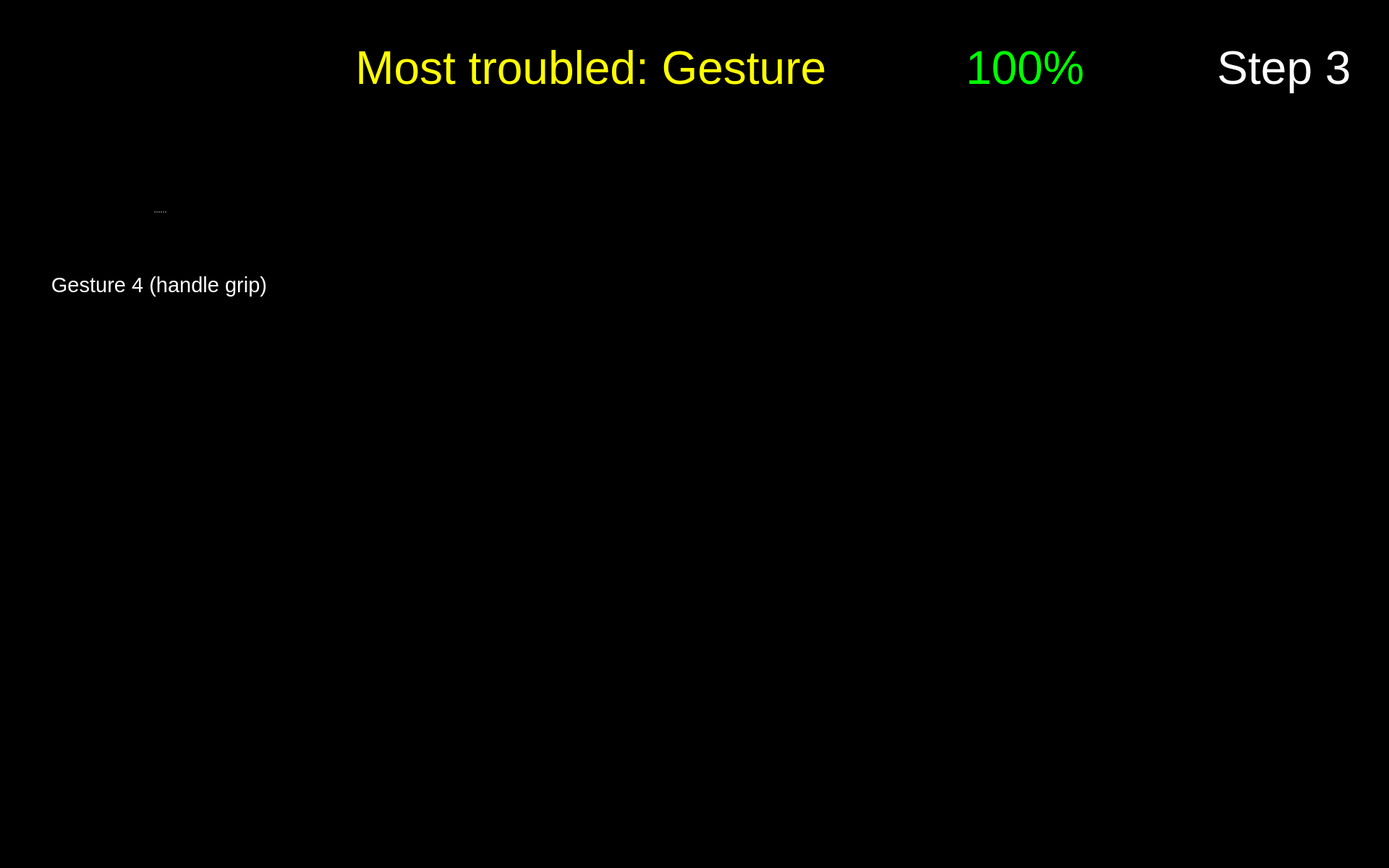
<?xml version="1.0" encoding="UTF-8"?>
<ui version="4.0">
 <class>Form</class>
 <widget class="QWidget" name="Form">
  <property name="geometry">
   <rect>
    <x>0</x>
    <y>0</y>
    <width>1920</width>
    <height>1200</height>
   </rect>
  </property>
  <property name="maximumSize">
   <size>
    <width>1920</width>
    <height>1200</height>
   </size>
  </property>
  <property name="windowTitle">
   <string>Form</string>
  </property>
  <property name="styleSheet">
   <string notr="true">background-color: rgb(0, 0, 0);</string>
  </property>
  <widget class="QPushButton" name="button_nav_left">
   <property name="enabled">
    <bool>true</bool>
   </property>
   <property name="geometry">
    <rect>
     <x>800</x>
     <y>560</y>
     <width>150</width>
     <height>150</height>
    </rect>
   </property>
   <property name="minimumSize">
    <size>
     <width>81</width>
     <height>81</height>
    </size>
   </property>
   <property name="maximumSize">
    <size>
     <width>150</width>
     <height>150</height>
    </size>
   </property>
   <property name="cursor">
    <cursorShape>OpenHandCursor</cursorShape>
   </property>
   <property name="focusPolicy">
    <enum>Qt::WheelFocus</enum>
   </property>
   <property name="contextMenuPolicy">
    <enum>Qt::DefaultContextMenu</enum>
   </property>
   <property name="layoutDirection">
    <enum>Qt::LeftToRight</enum>
   </property>
   <property name="autoFillBackground">
    <bool>false</bool>
   </property>
   <property name="styleSheet">
    <string notr="true"/>
   </property>
   <property name="icon">
    <iconset resource="resources/res.qrc">
     <normaloff>:/buttons/Button Left.svg</normaloff>:/buttons/Button Left.svg</iconset>
   </property>
   <property name="iconSize">
    <size>
     <width>144</width>
     <height>144</height>
    </size>
   </property>
   <property name="autoDefault">
    <bool>false</bool>
   </property>
   <property name="default">
    <bool>false</bool>
   </property>
   <property name="flat">
    <bool>true</bool>
   </property>
  </widget>
  <widget class="QPushButton" name="button_nav_right">
   <property name="enabled">
    <bool>true</bool>
   </property>
   <property name="geometry">
    <rect>
     <x>960</x>
     <y>560</y>
     <width>150</width>
     <height>150</height>
    </rect>
   </property>
   <property name="minimumSize">
    <size>
     <width>81</width>
     <height>81</height>
    </size>
   </property>
   <property name="maximumSize">
    <size>
     <width>150</width>
     <height>150</height>
    </size>
   </property>
   <property name="cursor">
    <cursorShape>OpenHandCursor</cursorShape>
   </property>
   <property name="focusPolicy">
    <enum>Qt::WheelFocus</enum>
   </property>
   <property name="contextMenuPolicy">
    <enum>Qt::DefaultContextMenu</enum>
   </property>
   <property name="layoutDirection">
    <enum>Qt::LeftToRight</enum>
   </property>
   <property name="autoFillBackground">
    <bool>false</bool>
   </property>
   <property name="styleSheet">
    <string notr="true"/>
   </property>
   <property name="icon">
    <iconset resource="resources/res.qrc">
     <normaloff>:/buttons/Button Right.svg</normaloff>:/buttons/Button Right.svg</iconset>
   </property>
   <property name="iconSize">
    <size>
     <width>144</width>
     <height>144</height>
    </size>
   </property>
   <property name="autoDefault">
    <bool>false</bool>
   </property>
   <property name="default">
    <bool>false</bool>
   </property>
   <property name="flat">
    <bool>true</bool>
   </property>
  </widget>
  <widget class="QWidget" name="widget_score" native="true">
   <property name="geometry">
    <rect>
     <x>1180</x>
     <y>20</y>
     <width>450</width>
     <height>150</height>
    </rect>
   </property>
   <widget class="QWidget" name="horizontalLayoutWidget_2">
    <property name="geometry">
     <rect>
      <x>-1</x>
      <y>-1</y>
      <width>451</width>
      <height>152</height>
     </rect>
    </property>
    <layout class="QHBoxLayout" name="horizontalLayout_2">
     <item>
      <widget class="QLabel" name="score_flag">
       <property name="enabled">
        <bool>true</bool>
       </property>
       <property name="sizePolicy">
        <sizepolicy hsizetype="Preferred" vsizetype="Preferred">
         <horstretch>0</horstretch>
         <verstretch>0</verstretch>
        </sizepolicy>
       </property>
       <property name="maximumSize">
        <size>
         <width>150</width>
         <height>150</height>
        </size>
       </property>
       <property name="text">
        <string/>
       </property>
       <property name="pixmap">
        <pixmap resource="resources/res.qrc">:/img/Score Flag.svg</pixmap>
       </property>
      </widget>
     </item>
     <item>
      <widget class="QLabel" name="label_text_score">
       <property name="font">
        <font>
         <pointsize>48</pointsize>
        </font>
       </property>
       <property name="styleSheet">
        <string notr="true">color: rgb(0, 255, 0);</string>
       </property>
       <property name="text">
        <string>&lt;html&gt;&lt;head/&gt;&lt;body&gt;&lt;p&gt;&lt;span style=&quot; color:#00ff00;&quot;&gt;100%&lt;/span&gt;&lt;/p&gt;&lt;/body&gt;&lt;/html&gt;</string>
       </property>
       <property name="alignment">
        <set>Qt::AlignLeading|Qt::AlignLeft|Qt::AlignVCenter</set>
       </property>
       <property name="wordWrap">
        <bool>true</bool>
       </property>
      </widget>
     </item>
    </layout>
   </widget>
  </widget>
  <widget class="QPushButton" name="button_exit">
   <property name="enabled">
    <bool>true</bool>
   </property>
   <property name="geometry">
    <rect>
     <x>1760</x>
     <y>1040</y>
     <width>150</width>
     <height>150</height>
    </rect>
   </property>
   <property name="minimumSize">
    <size>
     <width>81</width>
     <height>81</height>
    </size>
   </property>
   <property name="maximumSize">
    <size>
     <width>150</width>
     <height>150</height>
    </size>
   </property>
   <property name="cursor">
    <cursorShape>OpenHandCursor</cursorShape>
   </property>
   <property name="focusPolicy">
    <enum>Qt::WheelFocus</enum>
   </property>
   <property name="contextMenuPolicy">
    <enum>Qt::DefaultContextMenu</enum>
   </property>
   <property name="icon">
    <iconset resource="resources/res.qrc">
     <normaloff>:/buttons/Button Exit.svg</normaloff>:/buttons/Button Exit.svg</iconset>
   </property>
   <property name="iconSize">
    <size>
     <width>144</width>
     <height>144</height>
    </size>
   </property>
   <property name="autoDefault">
    <bool>false</bool>
   </property>
   <property name="default">
    <bool>false</bool>
   </property>
   <property name="flat">
    <bool>true</bool>
   </property>
  </widget>
  <widget class="QLabel" name="icon_reaction_1">
   <property name="enabled">
    <bool>true</bool>
   </property>
   <property name="geometry">
    <rect>
     <x>1400</x>
     <y>250</y>
     <width>200</width>
     <height>200</height>
    </rect>
   </property>
   <property name="sizePolicy">
    <sizepolicy hsizetype="Preferred" vsizetype="Preferred">
     <horstretch>0</horstretch>
     <verstretch>0</verstretch>
    </sizepolicy>
   </property>
   <property name="maximumSize">
    <size>
     <width>200</width>
     <height>200</height>
    </size>
   </property>
   <property name="text">
    <string/>
   </property>
   <property name="scaledContents">
    <bool>true</bool>
   </property>
  </widget>
  <widget class="QLabel" name="image_step">
   <property name="geometry">
    <rect>
     <x>1650</x>
     <y>170</y>
     <width>250</width>
     <height>250</height>
    </rect>
   </property>
   <property name="font">
    <font>
     <pointsize>48</pointsize>
    </font>
   </property>
   <property name="styleSheet">
    <string notr="true">color: rgb(255, 255, 255);</string>
   </property>
   <property name="text">
    <string/>
   </property>
   <property name="pixmap">
    <pixmap resource="resources/res.qrc">:/detected steps/Detected Step3 Button.png</pixmap>
   </property>
   <property name="alignment">
    <set>Qt::AlignCenter</set>
   </property>
   <property name="wordWrap">
    <bool>true</bool>
   </property>
  </widget>
  <widget class="QLabel" name="icon_expert_1">
   <property name="enabled">
    <bool>true</bool>
   </property>
   <property name="geometry">
    <rect>
     <x>490</x>
     <y>220</y>
     <width>100</width>
     <height>100</height>
    </rect>
   </property>
   <property name="sizePolicy">
    <sizepolicy hsizetype="Preferred" vsizetype="Preferred">
     <horstretch>0</horstretch>
     <verstretch>0</verstretch>
    </sizepolicy>
   </property>
   <property name="maximumSize">
    <size>
     <width>100</width>
     <height>100</height>
    </size>
   </property>
   <property name="text">
    <string/>
   </property>
   <property name="pixmap">
    <pixmap resource="resources/res.qrc">:/img/Icon Expert.png</pixmap>
   </property>
   <property name="scaledContents">
    <bool>true</bool>
   </property>
  </widget>
  <widget class="QLabel" name="label_plot_1">
   <property name="geometry">
    <rect>
     <x>490</x>
     <y>180</y>
     <width>850</width>
     <height>340</height>
    </rect>
   </property>
   <property name="maximumSize">
    <size>
     <width>1200</width>
     <height>480</height>
    </size>
   </property>
   <property name="font">
    <font>
     <pointsize>48</pointsize>
    </font>
   </property>
   <property name="styleSheet">
    <string notr="true">color: rgb(255, 255, 255);</string>
   </property>
   <property name="text">
    <string/>
   </property>
   <property name="scaledContents">
    <bool>true</bool>
   </property>
  </widget>
  <widget class="QLabel" name="icon_newbie_1">
   <property name="enabled">
    <bool>true</bool>
   </property>
   <property name="geometry">
    <rect>
     <x>490</x>
     <y>380</y>
     <width>100</width>
     <height>100</height>
    </rect>
   </property>
   <property name="sizePolicy">
    <sizepolicy hsizetype="Preferred" vsizetype="Preferred">
     <horstretch>0</horstretch>
     <verstretch>0</verstretch>
    </sizepolicy>
   </property>
   <property name="maximumSize">
    <size>
     <width>100</width>
     <height>100</height>
    </size>
   </property>
   <property name="text">
    <string/>
   </property>
   <property name="pixmap">
    <pixmap resource="resources/res.qrc">:/img/Icon User.png</pixmap>
   </property>
   <property name="scaledContents">
    <bool>true</bool>
   </property>
  </widget>
  <widget class="QLabel" name="label_trouble">
   <property name="geometry">
    <rect>
     <x>260</x>
     <y>20</y>
     <width>900</width>
     <height>150</height>
    </rect>
   </property>
   <property name="font">
    <font>
     <family>Arial</family>
     <pointsize>48</pointsize>
     <weight>9</weight>
     <italic>false</italic>
     <bold>false</bold>
    </font>
   </property>
   <property name="styleSheet">
    <string notr="true">font: 75 48pt &quot;Arial&quot;;
color: rgb(255, 255, 0);</string>
   </property>
   <property name="text">
    <string>Most troubled: Gesture </string>
   </property>
   <property name="textFormat">
    <enum>Qt::RichText</enum>
   </property>
   <property name="alignment">
    <set>Qt::AlignRight|Qt::AlignTrailing|Qt::AlignVCenter</set>
   </property>
   <property name="wordWrap">
    <bool>true</bool>
   </property>
  </widget>
  <widget class="QLabel" name="label_text_step">
   <property name="geometry">
    <rect>
     <x>1650</x>
     <y>20</y>
     <width>250</width>
     <height>150</height>
    </rect>
   </property>
   <property name="font">
    <font>
     <family>Arial</family>
     <pointsize>48</pointsize>
     <weight>9</weight>
     <italic>false</italic>
     <bold>false</bold>
    </font>
   </property>
   <property name="styleSheet">
    <string notr="true">font: 75 48pt &quot;Arial&quot;;
color: rgb(255, 255, 255);</string>
   </property>
   <property name="text">
    <string>Step 3</string>
   </property>
   <property name="textFormat">
    <enum>Qt::RichText</enum>
   </property>
   <property name="alignment">
    <set>Qt::AlignCenter</set>
   </property>
   <property name="wordWrap">
    <bool>true</bool>
   </property>
  </widget>
  <widget class="QSplitter" name="splitter_5">
   <property name="geometry">
    <rect>
     <x>60</x>
     <y>210</y>
     <width>320</width>
     <height>282</height>
    </rect>
   </property>
   <property name="orientation">
    <enum>Qt::Vertical</enum>
   </property>
   <widget class="QLabel" name="image_required_4">
    <property name="maximumSize">
     <size>
      <width>320</width>
      <height>240</height>
     </size>
    </property>
    <property name="text">
     <string/>
    </property>
    <property name="pixmap">
     <pixmap resource="resources/res.qrc">:/img/left_step3_gesture4.png</pixmap>
    </property>
    <property name="scaledContents">
     <bool>true</bool>
    </property>
   </widget>
   <widget class="QLabel" name="text_required_4">
    <property name="font">
     <font>
      <family>Arial</family>
      <pointsize>22</pointsize>
      <weight>9</weight>
      <italic>false</italic>
      <bold>false</bold>
     </font>
    </property>
    <property name="styleSheet">
     <string notr="true">font: 75 22pt &quot;Arial&quot;;
color: rgb(255, 255, 255);</string>
    </property>
    <property name="text">
     <string>Gesture 4 (handle grip)</string>
    </property>
    <property name="textFormat">
     <enum>Qt::PlainText</enum>
    </property>
    <property name="alignment">
     <set>Qt::AlignCenter</set>
    </property>
    <property name="wordWrap">
     <bool>true</bool>
    </property>
   </widget>
  </widget>
  <zorder>label_plot_1</zorder>
  <zorder>button_nav_left</zorder>
  <zorder>button_nav_right</zorder>
  <zorder>widget_score</zorder>
  <zorder>button_exit</zorder>
  <zorder>icon_reaction_1</zorder>
  <zorder>image_step</zorder>
  <zorder>icon_expert_1</zorder>
  <zorder>icon_newbie_1</zorder>
  <zorder>label_trouble</zorder>
  <zorder>label_text_step</zorder>
  <zorder>splitter_5</zorder>
 </widget>
 <resources>
  <include location="resources/res.qrc"/>
 </resources>
 <connections/>
</ui>
